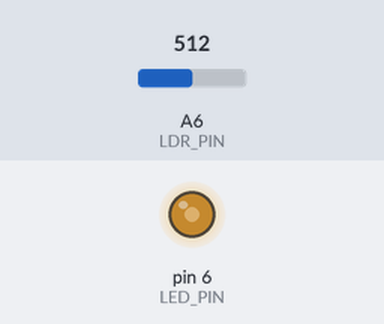
Simulated run of this sketch. Board: Arduino Nano, built with avr-gcc and run on an emulated ATmega328P. On the bench: output pins drawn as LEDs (lit = HIGH). The inputs (shaded band) are chosen by the test bench; at power-on: A6 (LDR_PIN) = 512.

Above: at 1.2 s.
1.3 s: A6 (LDR_PIN) set to 306
At 1.6 s:
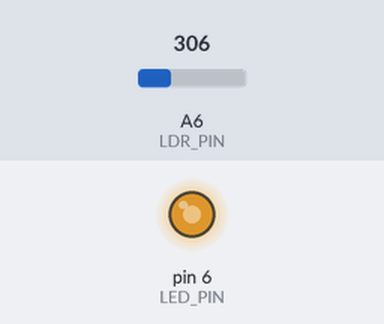
2.8 s: A6 (LDR_PIN) set to 122
At 4.0 s:
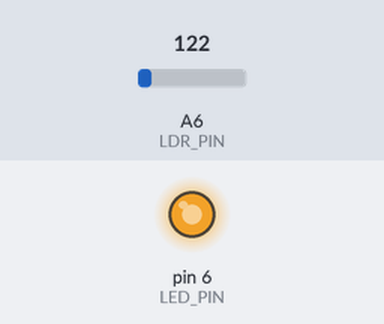
4.3 s: A6 (LDR_PIN) set to 900
At 5.4 s:
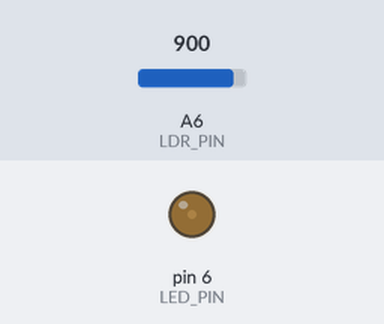
5.8 s: A6 (LDR_PIN) set to 1023
At 6.7 s:
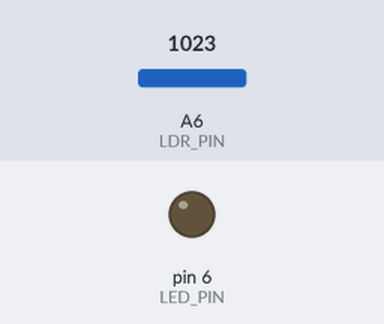
Timing chart, 0 to 8.3 s (numbered marks = the images above; inputs shaded):
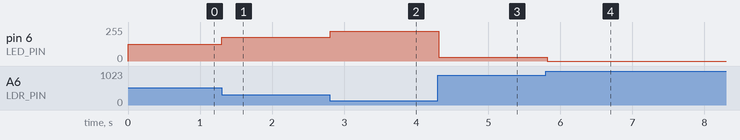

Measured:
- after the input at 1.3 s, pin 6 (LED_PIN): 127/255 → 179/255 at once
- after the input at 2.8 s, pin 6 (LED_PIN): 179/255 → 225/255 at once
- after the input at 4.3 s, pin 6 (LED_PIN): 225/255 → 30/255 at once
- after the input at 5.8 s, pin 6 (LED_PIN): 30/255 → 0/255 at once

The sketch:

LDR.ino
```cpp
// based on AnalogInput example : http://www.arduino.cc/en/Tutorial/AnalogInput

// to adapt display luminosity depending on ambient light


#define    LDR_PIN    A6    // select the input pin for the potentiometer
#define    LED_PIN    6     // select the pin for the LED

void setup() {
  // declare the ledPin as an OUTPUT:
  pinMode(LED_PIN , OUTPUT);
}

void loop() {
  // read the value from the sensor:
  int luminosity = analogRead(LDR_PIN);
  Serial.println(luminosity);
  analogWrite(LED_PIN, 255 - luminosity/4);

  delay(100);
}
```
